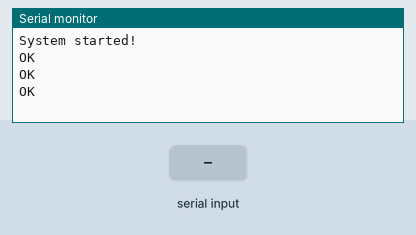
A sketch run on a simulated ESP32. Shown: the last lines printed to the serial monitor. The inputs (shaded band) are chosen by the test bench. The modem accepts every AT command (registered, SIM ready, sends succeed) and sends nothing else.

Above: at 11.2 s.
11.3 s: "1" received over the second serial link
At 11.9 s:
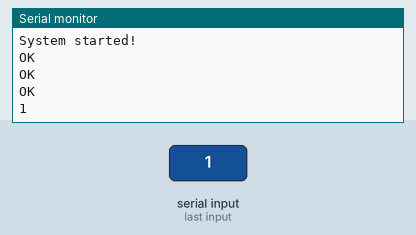
12.8 s: "0" received over the second serial link
At 14.3 s:
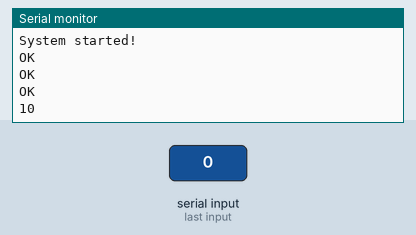

Measured:
- after the input at 11.3 s, the serial monitor: prints a new line at once (image 1)
- after the input at 12.8 s, the serial monitor: prints a new line at once (image 2)

The sketch:

EC800M_GPS_esp32.ino
```cpp
#include <HardwareSerial.h>

#define SIM               Serial2
#define MCU_SIM_BAUDRATE        115200
#define MCU_SIM_TX_PIN          17
#define MCU_SIM_RX_PIN          16

void require_GPS()
{
  // Serial.println("Sending command: AT+QGPS=0");
  SIM.println("AT+QGPS=0"); // Turn on GPS in Stand-alone mode
  waitForResponse();

  // Serial.println("Sending command: AT+QGPS=1");
  SIM.println("AT+QGPS=1"); // Turn on GPS in Stand-alone mode
  waitForResponse();


}

void get_location()
{
  // Serial.println("Sending command: AT+QGPSLOC=2");
  SIM.println("AT+QGPSLOC=2"); // Request GPS location data
  waitForResponse();
}

void waitForResponse()
{
  unsigned long start_time = millis();
  String response = "";
  unsigned long timeout = 3000; // Timeout set to 3 seconds

  while(millis() - start_time <= timeout)
  {
    if(SIM.available())
    {
      char c = SIM.read();
      response += c;
      Serial.write(c); // Print each character to Serial Monitor for debugging
    }
  }

  // Serial.println("\nFull response from module:");
  // Serial.println(response); // Print full response for debugging
}

void setup()
{
  Serial.begin(115200); // Initialize Serial Monitor for debugging
  delay(1000); // Delay to establish Serial Monitor connection
  Serial.println("System started!");

  SIM.begin(MCU_SIM_BAUDRATE, SERIAL_8N1, MCU_SIM_RX_PIN, MCU_SIM_TX_PIN);
  delay(3000); // Wait for SIM module to initialize
  require_GPS(); // Call function to request GPS data
}

void loop()
{
  get_location();
  delay(10000);
}
```
